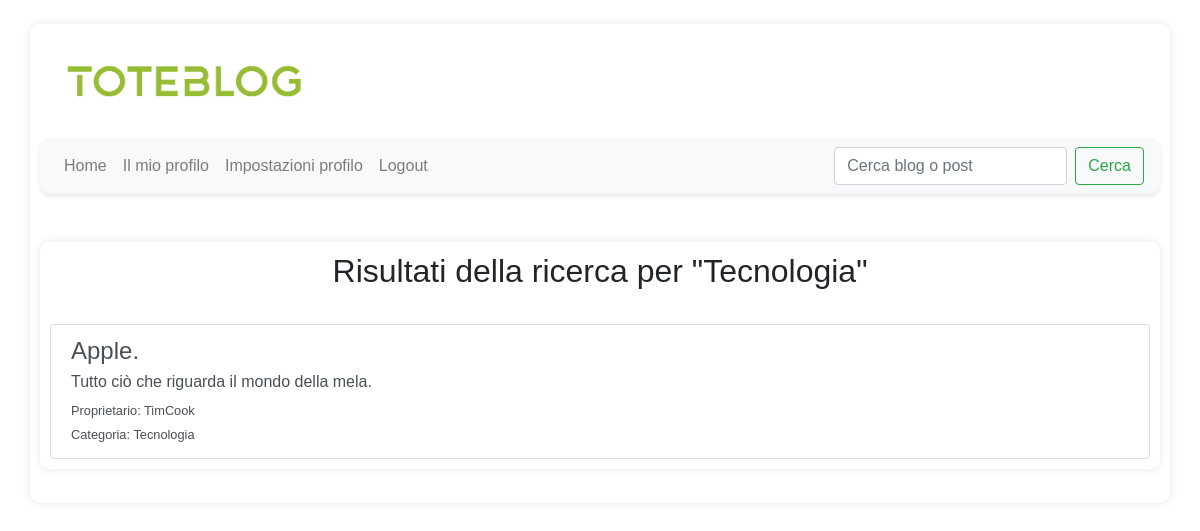
The app's page /pubblico/search.php?categoria=Tecnologia with its own data.
### tables this page shows
CREATE TABLE `blog` (
  `id_blog` int(10) NOT NULL,
  `data_blog` datetime NOT NULL,
  `titolo_blog` varchar(50) NOT NULL,
  `descrizione` text DEFAULT NULL,
  `img_logo` varchar(50) NOT NULL DEFAULT 'default.png',
  `id_categoria` int(10) NOT NULL,
  `id_proprietario` int(10) NOT NULL,
  `followers_count` int(10) NOT NULL
);

CREATE TABLE `utente` (
  `id_utente` int(10) NOT NULL,
  `username` varchar(20) NOT NULL,
  `email` varchar(50) NOT NULL,
  `pw` varchar(40) NOT NULL,
  `img_profilo` varchar(100) NOT NULL DEFAULT 'default.png',
  `nome` varchar(20) NOT NULL,
  `cognome` varchar(20) NOT NULL,
  `genere` varchar(10) NOT NULL,
  `data_nascita` date NOT NULL,
  `bio` varchar(300) DEFAULT NULL,
  `numero_telefono` varchar(10) DEFAULT NULL,
  `premium` tinyint(1) NOT NULL DEFAULT 0
);

CREATE TABLE `categoria` (
  `id_categoria` int(20) NOT NULL,
  `nome_categoria` varchar(20) NOT NULL
);

### pubblico/search.php (the view, shortened to what this page needs)
<?php
require_once '../configurazione/conn.php';
$blogResult = null;
$searchQuery = '';
if (isset($_GET['query'])) {
    $searchQuery = trim($_GET['query']);
    if (!empty($searchQuery)) {
        $blogQuery = "SELECT b.id_blog, b.titolo_blog, b.descrizione, u.username, c.nome_categoria
                      FROM blog b
                      JOIN utente u ON b.id_proprietario = u.id_utente
                      JOIN categoria c ON b.id_categoria = c.id_categoria
                      WHERE b.titolo_blog LIKE '%$searchQuery%'
                      OR b.descrizione LIKE '%$searchQuery%'
                      OR u.username LIKE '%$searchQuery%'
                      OR c.nome_categoria LIKE '%$searchQuery%'";
        $blogResult = $conn->query($blogQuery);
        $postQuery = "SELECT p.id_post, p.titolo_post, p.descrizione_post, u.username, b.titolo_blog, p.id_blog
                      FROM post p
                      JOIN utente u ON p.id_autore = u.id_utente
                      JOIN blog b ON p.id_blog = b.id_blog
                      WHERE p.titolo_post LIKE '%$searchQuery%'
                      OR p.descrizione_post LIKE '%$searchQuery%'
                      OR u.username LIKE '%$searchQuery%'
                      OR b.titolo_blog LIKE '%$searchQuery%'";
        $postResult = $conn->query($postQuery);
    }
} elseif (isset($_GET['categoria'])) {
    $categoria = $_GET['categoria'];
    $blogQuery = "SELECT b.id_blog, b.titolo_blog, b.descrizione, u.username, c.nome_categoria
                  FROM blog b
                  JOIN utente u ON b.id_proprietario = u.id_utente
                  JOIN categoria c ON b.id_categoria = c.id_categoria
                  WHERE c.nome_categoria = '$categoria'";
    $blogResult = $conn->query($blogQuery);
    $searchQuery = $categoria;
}
?>
<!DOCTYPE html>
<html lang="it">
<head>
    <link rel="stylesheet" href="https://stackpath.bootstrapcdn.com/bootstrap/4.3.1/css/bootstrap.min.css">
    <link rel="stylesheet" href="https://cdnjs.cloudflare.com/ajax/libs/font-awesome/5.15.3/css/all.min.css">
    <link rel="stylesheet" href="../risorse/stile.css">
</head>
<body>
    <div class="container mt-4">
    <h1>
            <img src="../blog_logo/logo.png" alt="Logo ToteBlog" style="max-width: 25%; height: auto;">
        </h1>
        <nav class="navbar navbar-expand-lg navbar-light bg-light mb-4">
            <div class="collapse navbar-collapse" id="navbarNav">
                <ul class="navbar-nav mr-auto">
                    <li class="nav-item"><a class="nav-link" href="../pubblico/home.php">Home</a></li>
                    <li class="nav-item"><a class="nav-link" href="../pubblico/my_profile.php">Il mio profilo</a></li>
                    <li class="nav-item"><a class="nav-link" href="../pubblico/account_settings.php">Impostazioni profilo</a></li>
                    <li class="nav-item"><a class="nav-link" href="../pubblico/logout.php">Logout</a></li>
                </ul>
                <div class="d-flex align-items-right">
                    <form class="form-inline my-2 my-lg-0" action="search.php" method="GET">
                        <input class="form-control mr-sm-2" type="text" name="query" placeholder="Cerca blog o post">
                        <button class="btn btn-outline-success my-2 my-sm-0" type="submit">Cerca</button>
                    </form>
                </div>
            </div>
        </nav>
    <main class="py-4">
        <div class="container">
            <?php if (!empty($searchQuery) && isset($blogResult) && $blogResult->num_rows > 0): ?>
                <section>
                    <h2 class="text-center mb-4">Risultati della ricerca per "<?php echo htmlspecialchars($searchQuery); ?>"</h2>
                    <div class="list-group">
                        <?php while ($row = $blogResult->fetch_assoc()): ?>
                            <a href="../pubblico/view_blog.php?id_blog=<?php echo $row['id_blog']; ?>" class="list-group-item list-group-item-action">
                                <h4 class="mb-1"><?php echo htmlspecialchars($row['titolo_blog']); ?></h4>
                                <p class="mb-1"><?php echo htmlspecialchars($row['descrizione']); ?></p>
                                <small>Proprietario: <?php echo htmlspecialchars($row['username']); ?></small><br>
                                <small>Categoria: <?php echo htmlspecialchars($row['nome_categoria']); ?></small>
                            </a>
                        <?php endwhile; ?>
                    </div>
                </section>
            <?php endif; ?>
        </div>
    </main>
</body>
</html>

### risorse/stile.css (style rules this page uses)
.container { background-color: #fff; padding: 10px; border-radius: 10px; box-shadow: 0 0 10px rgba(0, 0, 0, 0.1); }
body { font-family: Arial, sans-serif; margin: 20px; }
.navbar { border-radius: 10px; box-shadow: 0 2px 4px rgba(0, 0, 0, 0.1); }
.list-group-item { margin-top: 10px; margin-bottom: 10px; }

### records on screen
blog: titolo_blog "Apple.", descrizione "Tutto ciò che riguarda il mondo della mela.", id_proprietario.username "TimCook", id_categoria.nome_categoria "Tecnologia"

### other values on screen
$searchQuery "Tecnologia"
